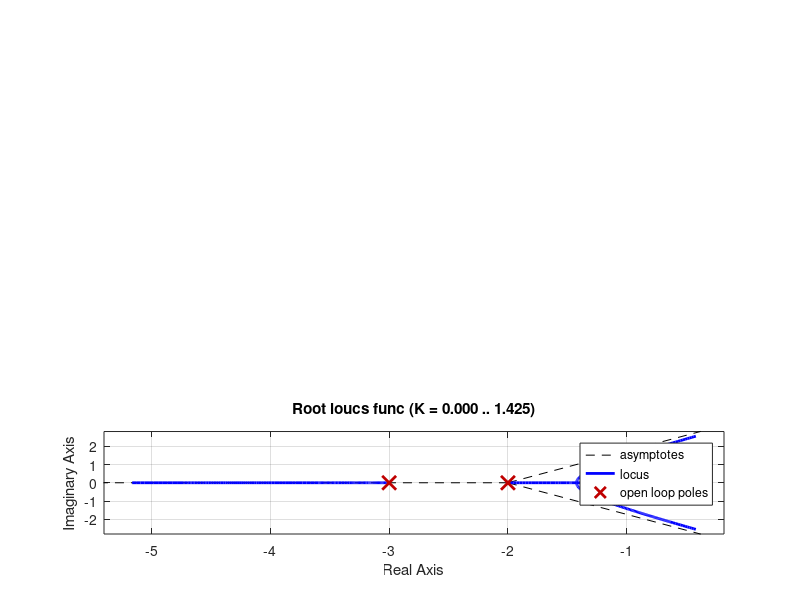

This chart was generated by the following MATLAB code: (Note: this script raises an error after producing the figure.)
%%
%syms a;
%syms s;
%a=expand((s+1)*(s+2))

num1=[20];
deno1=[1 6 11 6];
func=tf(num1,deno1);
figure
subplot(3,1,1)
step(func)
subplot(3,1,2)
impulse(func)
subplot(3,1,3)
rlocus(func)
subplot(3,1,4)
pzmap(func)


num2=[20 1];
deno2=[1 1 0 -2];
func=tf(num2,deno2);
figure
subplot(4,1,1)
step(func)
subplot(4,1,2)
impulse(func)
subplot(4,1,3)
rlocus(func)
subplot(4,1,4)
pzmap(func)


num3=[20 -1];
deno3=[1 2 4 8];
func=tf(num3,deno3);
figure
subplot(4,1,1)
step(func)
subplot(4,1,2)
impulse(func)
subplot(4,1,3)
rlocus(func)
subplot(4,1,4)
pzmap(func)


num4=[10];
deno4=[1 10 8 80 16 160];
func=tf(num4,deno4);
figure
subplot(4,1,1)
step(func)
subplot(4,1,2)
impulse(func)
subplot(4,1,3)
rlocus(func)
subplot(4,1,4)
pzmap(func)


num5=[10];
deno5=[1 30 1 10 0];
func=tf(num5,deno5);
figure
subplot(4,1,1)
step(func)
subplot(4,1,2)
impulse(func)
subplot(4,1,3)
rlocus(func)
subplot(4,1,4)
pzmap(func)
